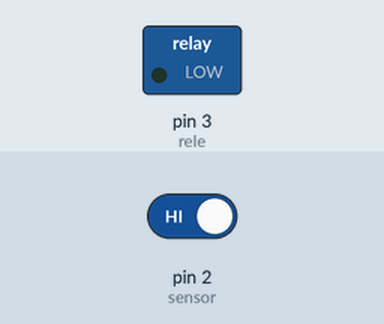
This sketch was run on a simulated Arduino Uno, built with avr-gcc and run on an emulated ATmega328P. On the bench: switched loads named in the sketch (green lamp = pin HIGH). The test bench sets the inputs (shaded band); at power-on: pin 2 (sensor) HIGH.

Above: at 2.8 s.
2.9 s: pin 2 (sensor) driven LOW
At 3.7 s:
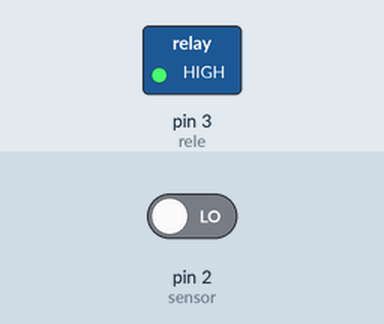
4.5 s: pin 2 (sensor) driven HIGH
At 6.4 s:
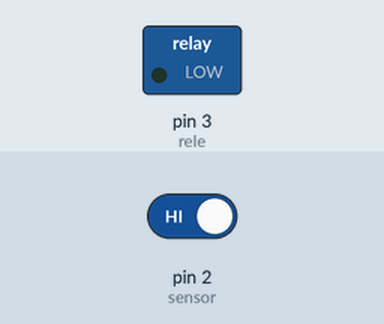
Timing chart, 0 to 7.9 s (numbered marks = the images above; inputs shaded):
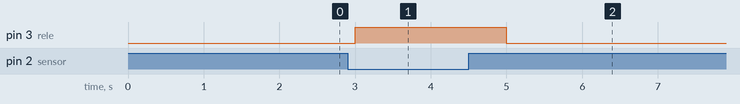

The sketch:

sketch_aug3a.ino
```cpp
#define rele 3
#define sensor 2


bool irrigar = false;
void setup() {
  pinMode(rele,OUTPUT);
  pinMode(sensor,INPUT);
  digitalWrite(sensor, HIGH);
}
void loop() {
  irrigar = digitalRead(sensor);
  if (irrigar)
  {
    digitalWrite(rele,LOW);
}
  else
  {
    digitalWrite(rele,HIGH);
  }
  delay(1000);
}
```

Measured:
- after the input at 2.9 s, pin 3 (rele): LOW → HIGH after 0.10 s
- after the input at 4.5 s, pin 3 (rele): HIGH → LOW after 0.50 s
